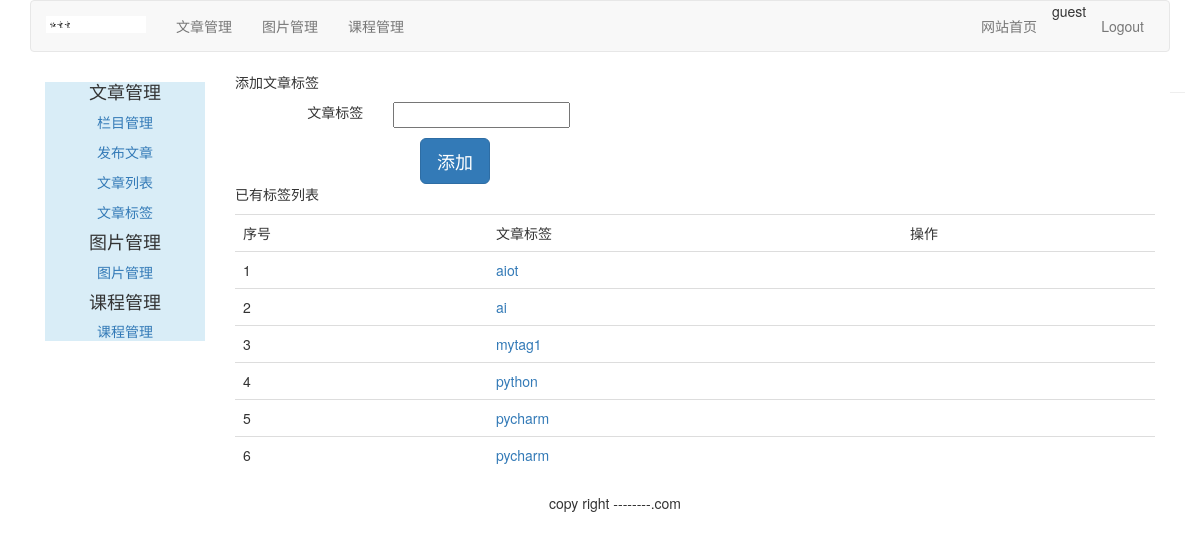
Page /article/article-tag/ (signed in) on the committed database.
### article/models.py (models this page shows, shortened)
class ArticleTag(models.Model):
    author = models.ForeignKey(User, related_name="tag", on_delete=models.CASCADE)
    tag = models.CharField(max_length=500)

### article/views.py (the view, shortened to what this page needs)
@login_required(login_url='../../account/login')
@csrf_exempt
def article_tag(request):
    if request.method == "GET":
        article_tags = ArticleTag.objects.filter(author=request.user)
        article_tag_form = ArticleTagForm()
        return render(request, "article/tag/tag_list.html", {"article_tags": article_tags,
                                                             "article_tag_form": article_tag_form})

### article/forms.py
class ArticleTagForm(forms.ModelForm):
    class Meta:
        model = ArticleTag
        fields = ('tag',)

### templates/article/tag/tag_list.html (shortened to what this page needs)
{% extends 'article/base.html' %}
{% load staticfiles %}
{% block content %}
<div>
    <p>添加文章标签</p>
    <form class="form-horizontal" action="." method="post">{% csrf_token %}
        <div class="row" style="margin-top: 10px;">
            <div class="col-md-2 text-right"><span>文章标签</span></div>
            <div class="col-md-10 text-left">{{ article_tag_form.tag }}</div>
        </div>
        <div class="row">
            <input type="button" class="btn btn-primary btn-lg" style="margin-left: 200px;
            margin-top: 10px;" value="添加" onclick="add_tag()">
        </div>
    </form>
</div>
<div>
    <p>已有标签列表</p>
    <table class="table table-hover">
        <tr>
            <td>序号</td>
            <td>文章标签</td>
            <td>操作</td>
        </tr>
        {% for article_tag in article_tags %}
            <tr id={{ forloop.counter }}>
                <td>{{ forloop.counter }}</td>
                <td><a>{{ article_tag.tag }}</a></td>
                <td><a name="delete" href="javascript:" onclick="del_tag(this,
                {{ article_tag.id }})"><span class="glyphicon glyphicon-trash"></span></a></td>
            </tr>
         {% empty %}
               <p>You have no article tags. Please add them.</p>
        {% endfor %}
    </table>
</div>
{% endblock %}

### templates/article/header.html
{% load staticfiles %}
<div class="container">
    <nav class="navbar navbar-default" role="navigation">
        <div class="navbar-header">
            <a class="navbar-brand" href="http://www.itdiffer.com">
                <img src="{%static 'images/rtt.png' %}" width="100px"> </a>
        </div>
        <div>
            <ul class="nav navbar-nav" role="tablist">
                <li><a href="{% url 'article:article_column' %}">文章管理</a> </li>
                <li><a href="{% url 'image:list_images' %}">图片管理</a> </li>
                <li><a href="{% url 'course:manage_course' %}">课程管理</a> </li>
            </ul>
            <ul class="nav navbar-nav navbar-right" style="margin-right:10px">
                <li><a href="{% url 'blog:blog_title' %}" >网站首页</a></li>
                <li><span>{{ user.username}}</span></li>
                <li><a href="{% url 'account:user_logout' %}">Logout</a> </li>
            </ul>
        </div>
    </nav>
</div>

### rows in the picture
ArticleTag: tag "aiot"
ArticleTag: tag "ai"
ArticleTag: tag "mytag1"
ArticleTag: tag "python"
ArticleTag: tag "pycharm"
ArticleTag: tag "pycharm"

### other values in the picture
{{ user.username }} "guest"
